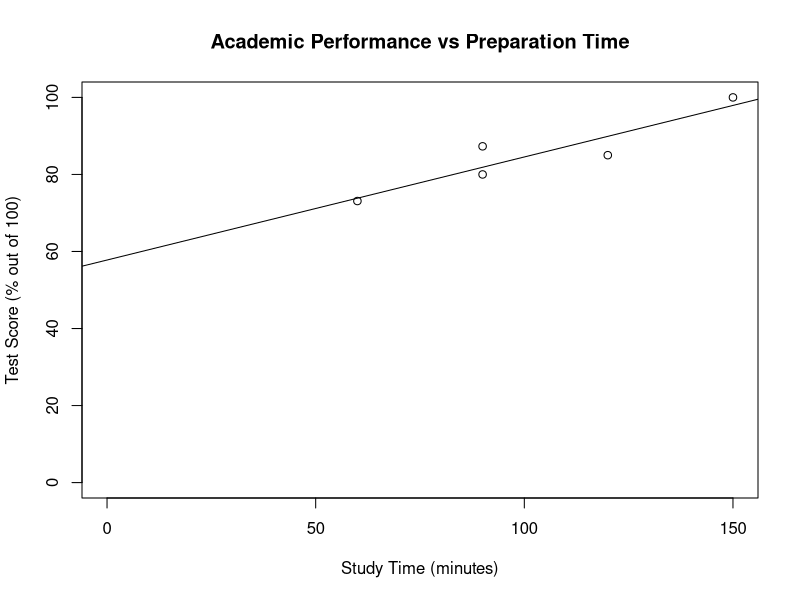

The R source for this figure:
## ---- chunk 1
scoresVector <- c(87.30, 100, 73.10, 85, 80)
minutesVector <- c(90, 150, 60, 120, 90)
testData <- data.frame(Scores = scoresVector,Minutes = minutesVector)
testData
## ---- chunk 2
                        testMean <- (mean(scoresVector))
                        testMedian <- median(scoresVector)
                        testMin <- min(scoresVector)
                        testMax <- max(scoresVector)
                        testSD <- sd(scoresVector)
                        
                        data.frame("Test_Average" = testMean, testMedian, testMin, testMax, testSD)

testData <- data.frame(Scores = scoresVector,Minutes = minutesVector)
## ---- chunk 3
plot <- plot(testData$Minutes, testData$Scores, 
                     main = "Academic Performance vs Preparation Time",
                     ylim = c(0, 100),
                     ylab = "Test Score (% out of 100)", 
                     xlim = c(0, max(minutesVector)),
                     xlab = "Study Time (minutes)",
                     abline(lm(Scores ~ Minutes, data = testData)))
plot
